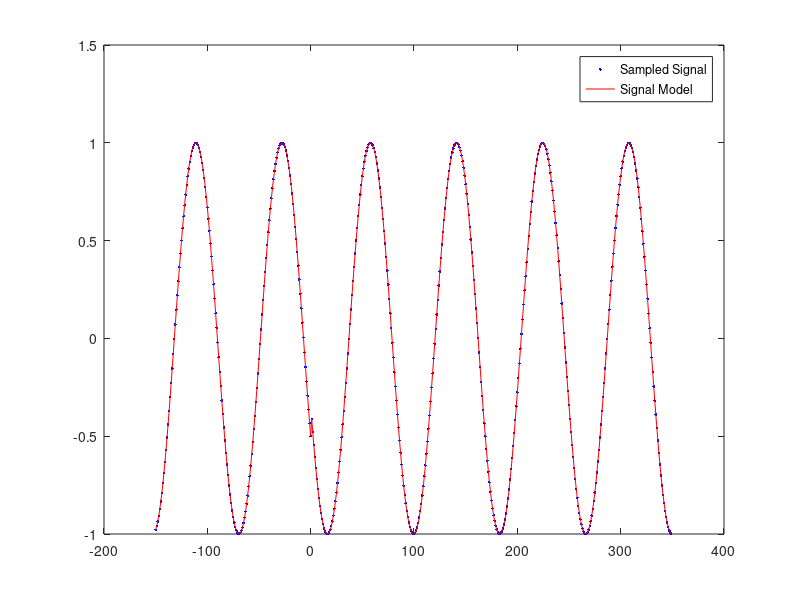
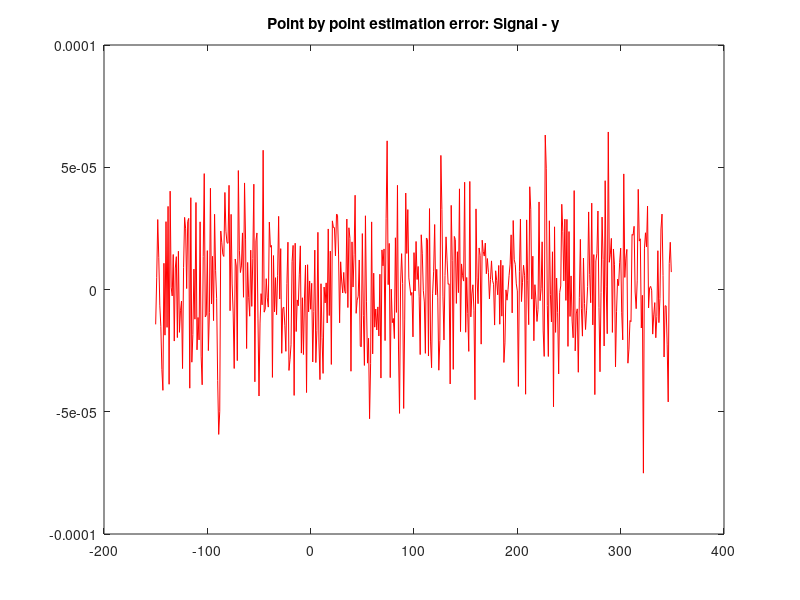

Reproduce these figures in MATLAB, in order. (Note: this script raises an error after producing the figures.)
% Estimation of Sincrophasors with discontinuities
% using MATLAB optimization toolbox 
clear all; close all; clc;

%Parameters for signal generation
F0 = 60; %Hz
F1 = 60; %Hz
SampleRate = 5000; %Hz
dt = 1/SampleRate;
AnalysisCycles = 6;
NSamples = floor(AnalysisCycles*SampleRate/F0);
n = -NSamples/2:(NSamples/2-1); %discrete time vector

%Nominal parameters, change if you want
Vm = 1; %70*sqrt(2) =~ 100;
Xm = Vm;
Ps = 120; %phase in degrees
Ph = Ps*pi/180;% Phase in radians
KaS = -10;   % IEEE Std phase (angle) step index: 10 degree
% OBS: KaS is used to track whether the test is phase step (KaS ~= 0) or not (KaS == 0) 
KxS = 0;   % magnitude step index: 0.1
Wf = 2*pi*F1;  % fundamental frequency
SNR = 90; %dB SNR = 20 log_10 Asinal/Aruido => Aruido = Asinal/10^(SNR/20)

ti = 3;     % change ti to control the tau parameter: 
            % ex: ti=1 -> tau = 10% of T
            % ex: ti=5 -> tau = 50% of T
            % OBS: the tau parameter is not estimated in this code, you
            % need to give a value for it

    tau_pp = 0.1*ti; % relative time of step in percent of total time 
    tau_0 = (tau_pp - 0.5)*NSamples; %discrete time displacement
    n = -NSamples/2:(NSamples/2-1); %discrete time vector
    n = n - tau_0;
    t = n*dt; %relative time vector
    % note that the relative time vector is displaced by tau

    %%%% Signal parameters estimation
    % Here, u represents a step function
    u = zeros(length(Xm),length(t));
    tau = 0;  % the step happens always when the relative time t=0
    u(length(Xm),t >= tau) = u(length(Xm),t >= tau) + 1;
    
 %%%%%  Defining the Mathematical model functions: f(x)
    % f is a function that represents the mathematical model
    % we infer if the model is phase step from KaS parameter
    % x is a vector that contains the parameters, depending on the case
    % x = [x1,w,phi,x3] for phase step
    % x = [x1,x2,w,phi] for mag step
    % xnom contains the nominal values set in the beggining
    if KaS ~= 0
        % Phase step
        % Model: f(x) = x1*cos(w*t + phi + x3*u(t - tau)) 
        f = @(x) x(1)*cos(x(2)*t + x(3) + 2*pi + x(4)*(pi/180)*u);
        xnom = [Vm 2*pi*F1 Ph KaS];
    else %if not, it is a magnitude step
        % Mag step
        % model: f(x) = x1(1+x2*u(t-tau))*cos(w*t + phi)
        f = @(x) x(1)*(1+x(2)*u).*cos(x(3)*t + x(4));
        xnom = [Vm KxS 2*pi*F1 Ph];
    end
    
    %OBS: From here, I took off the Monte Carlo loops and uncertainties in parameters
    
%%%%%% Generating the Signal %%%%%%%
    % xr is the vector of parameters used to generate the signal, the
    % 'actual' values that the fitting should reach
    % xr can be the nominal values or something slightly different, to
    % simulate the uncertainty in the generation
    xr = xnom;  %xr is fixed - first guess are the nominal values: change if you want
    k = 1;  %it would be the kth Monte Carlo run
 
    %%%%%% Signal parameters %%%%%
            i = 1; Xm = xr(1); 
            if KaS ~= 0
                Wf(i) = xr(2); 
                Ph(i) = xr(3);
                KxS_(i) = 0;
                KaS_(i) = xr(4);
            else
                Ph(i) = xr(4); 
                Wf(i) = xr(3);
                KxS_(i) = xr(2);
                KaS_(i) = 0;
            end
            
       %%%%% Signal generation
            Ain = zeros(length(Xm),length(t));
            % Amplitude Step: applied after time passes 0
            Ain(i,:) = Xm(i);
            Ain(i,t >= 0) = Ain(i,t >= 0) * (1 + KxS_(i));
            %Phase step
            Theta(i,:) = (Wf(i)*t) ...                         % Fundamental
                             + Ph(i);               % phase shift
            Theta(i,t >= 0) = Theta(i,t >= 0) + (KaS_(i) * pi/180);
            cSignal = (Ain.*exp(-1i.*Theta));
            rSignal = real(cSignal);
            
            % noise generation, given a SNR
            var_noise = ((std(rSignal))/(10^(SNR/20)))^2;
            std_noise = (std(rSignal))/(10^(SNR/20));
            noise = std_noise*randn(1,length(rSignal));
            
            Signal = rSignal + noise;
            %SNR_hist = snr(Signal,noise);  %just to check the SNR, if you want
            
         %y0: signal generated with the nominal parameters, without noise
         y0 = f(xnom);
         plot(n,Signal,'.b',n,y0,'r')
         legend('Sampled Signal', 'Signal Model')
         
         % in this plot, if we used the nominal parameters to generate Signal, what we see is just the noise
         figure
         plot(n,Signal - y0,'r')
         title('Point by point estimation error: Signal - y')

  %%%%%% Non linear fitting: now we finally get the estimated parameters
        % Levenberg-marquardt from optimization toolbox
        % Define the error function will to be used in the parameter estimation
        % OBS: you don't need to make it err^2 here
        err = @(x) (Signal - f(x));
        x0 = xnom; %x0 is the first guess for the NL fitting
        tol = 1e-7;
        OPTIONS = optimoptions('lsqnonlin', 'Algorithm','levenberg-marquardt','OptimalityTolerance',tol);
        OPTIONS.StepTolerance = 1e-12;
        [X,RESNORM,RESIDUAL,exitflag,output] = lsqnonlin(err,x0,[],[],OPTIONS);
        % X receives the estimated parameters
        % Y is the signal generated with the estimated parameters X:
        Y = f(X);
        
  %%%% After getting the estimated parameters, calculate the phasors and
  %%%% errors
  %%%%% Intermediate phasors calculation
        T = NSamples*dt;
        tau_est = tau_pp + tau/NSamples;  %estimated tau/T (we can simulate errors in tau estimation)
        if KaS ~= 0
            %phase step
            Xe_r = xr(1);   %reference magnitude (actual value xr)
            Xe = X(1);      %estimated magnitude
            Phe_r = xr(3)*tau_pp + (xr(3) + xr(4)*(pi/180))*(1 - tau_pp); %reference phase (actual value xr)
            Phe = X(3)*tau_est + (X(3)+X(4)*(pi/180))*(1 - tau_est);  %estimated phase
        else
            %mag step
            Xe_r = xr(1)*tau_pp + xr(1)*(1+xr(2))*(1 - tau_pp);  %reference magnitude
            Xe = X(1)*tau_est + X(1)*(1+X(2))*(1-tau_est); %estimated magnitude
            Phe_r = xr(4); %reference phase
            Phe = X(4);    %estimated phase
        end
        
    %%% Error calculation
        % Errors for the intermediate phasors
        Phasor_mag_error(k,:) = (Xe - Xe_r)/Xe_r;  %in [V/V]
        Phasor_ph_error(k,:) = (Phe - Phe_r)/Phe_r; %in [rad/rad]
        % all parameters errors, the parameters depend on the model (f)
        errors(k,:) = (xr - X)./xr;

        % Taking the relative errors of each parameter
        if KaS ~= 0
                Wferror(i) = errors(2) 
                Pherror(i) = errors(3)
                KxS_error(i) = 0
                KaS_error(i) = errors(4)
            else
                Pherror(i) = errors(4) 
                Wferror(i) = errors(3)
                KxS_error(i) = errors(2)
                KaS_error(i) = 0
            end
        
        
%  DISABLED the code below, it doesn't make sense without Monte Carlo
%  %%%% Statistics of errors for all parameters
%     ERR_MAX = max(errors)*100';   %max errors in [%]
%     ERR_MIN = min(errors)*100';   %max errors in [%]    
%     MEAN_ERR = mean(errors)*100;  %max errors in [%]
%     STDEV_ERR = std(errors)*100;  %standard deviation in [%]
% 
%     %Intermediate phasor errors [%]
%     Phasor_mag_errmax(ti,1) = max(Phasor_mag_error)*100;
%     Phasor_mag_errmax_abs(ti,1) = max(abs(Phasor_mag_error))*100;
%     Phasor_ph_errmax(ti,1) = max(Phasor_ph_error)*100;
%     Phasor_ph_errmax_abs(ti,1) = max(abs(Phasor_ph_error))*100;
%     Phasor_mag_errmin(ti,1) = min(Phasor_mag_error)*100;
%     Phasor_ph_errmin(ti,1) = min(Phasor_ph_error)*100;
%     Phasor_mag_errmean(ti,1) = mean(Phasor_mag_error)*100;
%     Phasor_ph_errmean(ti,1) = mean(Phasor_ph_error)*100;
%     Phasor_mag_errstdev(ti,1) = std(Phasor_mag_error)*100;
%     Phasor_ph_errstdev(ti,1) = std(Phasor_ph_error)*100;        
%     
%     %X1 magnitude errors in [%]
%     Mag_errmax(ti,1) = ERR_MAX(1);
%     Mag_errmin(ti,1) = ERR_MIN(1);
%     Mag_errmed(ti,1) = MEAN_ERR(1);
%     Mag_stddev(ti,1) = STDEV_ERR(1);
%     Mag_errmax_abs(ti,1) = max(abs([ERR_MAX(1),ERR_MIN(1)]));
%     
%     %Frequency errors in [%]
%     if KaS ~= 0
%         ifreq = 2;
%     else
%         ifreq = 3;
%     end
%     Freq_errmax(ti,1) = ERR_MAX(ifreq);
%     Freq_errmin(ti,1) = ERR_MIN(ifreq);
%     Freq_errmed(ti,1) = MEAN_ERR(ifreq);
%     Freq_stddev(ti,1) = STDEV_ERR(ifreq);
%     Freq_errmax_abs(ti,1) = max(abs([ERR_MAX(ifreq),ERR_MIN(ifreq)]));
%     
%     %Phase errors [%]
%     if KaS ~= 0
%         iph = 3;
%     else
%         iph = 4;
%     end
%     Ph_errmax(ti,1) = ERR_MAX(iph);
%     Ph_errmin(ti,1) = ERR_MIN(iph);
%     Ph_errmed(ti,1) = MEAN_ERR(iph);
%     Ph_stddev(ti,1) = STDEV_ERR(iph);    
%     Ph_errmax_abs(ti,1) = max(abs([ERR_MAX(iph),ERR_MIN(iph)]));
%     
%     %(KxS or KaS) errors in [%]
%     if KaS ~= 0
%         ik = 4;
%     else
%         ik = 2;
%     end
%     K_errmax(ti,1) = ERR_MAX(ik);
%     K_errmin(ti,1) = ERR_MIN(ik);
%     K_errmed(ti,1) = MEAN_ERR(ik);
%     K_stddev(ti,1) = STDEV_ERR(ik);    
%     K_errmax_abs(ti,1) = max(abs([ERR_MAX(ik),ERR_MIN(ik)]));
%     
%     %Freq_err_per_std(ti,1) = ERR_MAX(2)/STDEV_ERR(2);
%     
%  
% 
% beep
